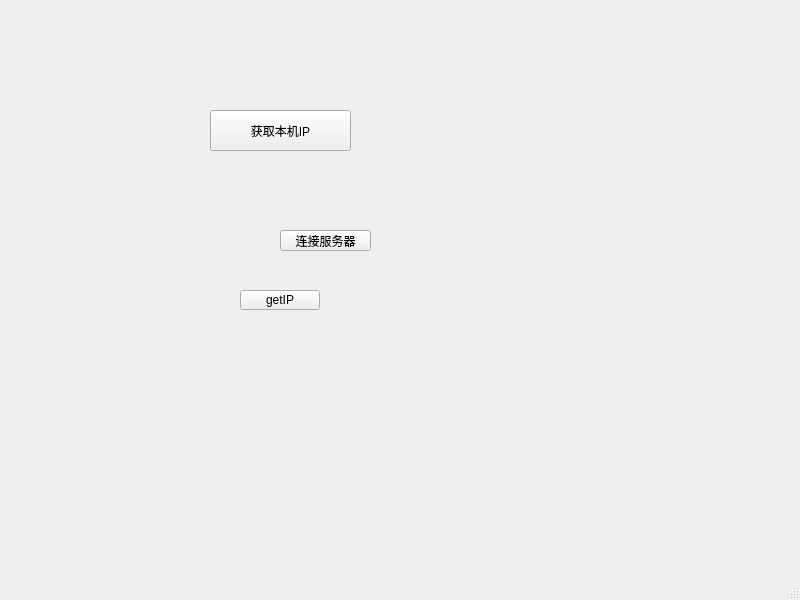
<?xml version="1.0" encoding="UTF-8"?>
<ui version="4.0">
 <class>MainWindow</class>
 <widget class="QMainWindow" name="MainWindow">
  <property name="geometry">
   <rect>
    <x>0</x>
    <y>0</y>
    <width>800</width>
    <height>600</height>
   </rect>
  </property>
  <property name="windowTitle">
   <string>MainWindow</string>
  </property>
  <widget class="QWidget" name="centralwidget">
   <widget class="QPushButton" name="pushButton">
    <property name="geometry">
     <rect>
      <x>210</x>
      <y>110</y>
      <width>141</width>
      <height>41</height>
     </rect>
    </property>
    <property name="text">
     <string>获取本机IP</string>
    </property>
   </widget>
   <widget class="QPushButton" name="pushButton_2">
    <property name="geometry">
     <rect>
      <x>280</x>
      <y>230</y>
      <width>91</width>
      <height>21</height>
     </rect>
    </property>
    <property name="text">
     <string>连接服务器</string>
    </property>
   </widget>
   <widget class="QPushButton" name="pushButton_3">
    <property name="geometry">
     <rect>
      <x>240</x>
      <y>290</y>
      <width>80</width>
      <height>20</height>
     </rect>
    </property>
    <property name="text">
     <string>getIP</string>
    </property>
   </widget>
  </widget>
  <widget class="QMenuBar" name="menubar">
   <property name="geometry">
    <rect>
     <x>0</x>
     <y>0</y>
     <width>800</width>
     <height>21</height>
    </rect>
   </property>
  </widget>
  <widget class="QStatusBar" name="statusbar"/>
 </widget>
 <resources/>
 <connections/>
</ui>
